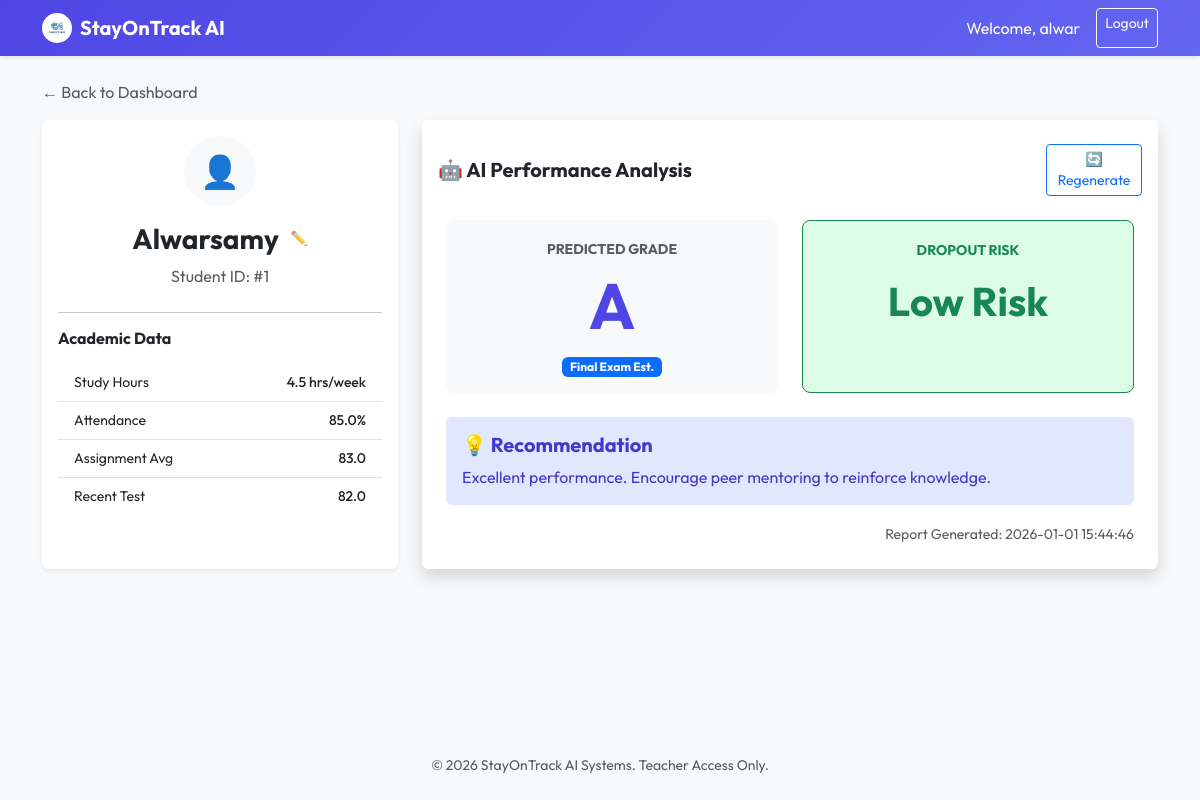
The page /student/1 (signed in) on the database its author committed.
### database.py (models this page shows)
class User(db.Model, UserMixin):
    id = db.Column(db.Integer, primary_key=True)
    username = db.Column(db.String(150), unique=True, nullable=False)
    password = db.Column(db.String(150), nullable=False)

class Student(db.Model):
    id = db.Column(db.Integer, primary_key=True)
    batch_id = db.Column(db.Integer, db.ForeignKey('batch.id'), nullable=True) # Nullable for compatibility
    name = db.Column(db.String(100), nullable=False)
    study_hours = db.Column(db.Float, nullable=False)
    assignment_score = db.Column(db.Float, nullable=False)
    attendance = db.Column(db.Float, nullable=False)
    test1 = db.Column(db.Float, nullable=False)
    test2 = db.Column(db.Float, nullable=False)
    final_exam = db.Column(db.Float, nullable=False)
    project_score = db.Column(db.Float, nullable=False)
    participation = db.Column(db.Float, nullable=True)
    sleep_hours = db.Column(db.Float, nullable=True)
    internet_usage_hours = db.Column(db.Float, nullable=True)
    stress_level = db.Column(db.Integer, nullable=True)
    report = db.relationship('Report', backref='student', uselist=False, cascade="all, delete-orphan")

class Report(db.Model):
    id = db.Column(db.Integer, primary_key=True)
    student_id = db.Column(db.Integer, db.ForeignKey('student.id'), unique=True, nullable=False)
    predicted_grade = db.Column(db.String(5), nullable=False)
    dropout_risk = db.Column(db.String(20), nullable=False)
    recommendation = db.Column(db.Text, nullable=False)
    generated_at = db.Column(db.DateTime, default=datetime.utcnow)

### app.py (the view)
@app.route("/student/<int:student_id>")
@login_required
def student_detail(student_id):
    student = Student.query.get_or_404(student_id)
    return render_template("student_detail.html", student=student)

### app.py (called while the page is built)
@login_manager.user_loader
def load_user(user_id):
    return User.query.get(int(user_id))

### templates/student_detail.html (shortened to what this page needs)
{% extends "base.html" %}
{% block content %}
<div class="mb-3">
    <a href="{{ url_for('dashboard') }}" class="text-decoration-none text-muted">&larr; Back to Dashboard</a>
</div>
<div class="row">
    <div class="col-md-4 mb-4">
        <div class="card shadow-sm border-0 h-100">
            <div class="card-body">
                <div class="text-center mb-4">
                    <div class="bg-light rounded-circle p-3 d-inline-block mb-3">
                        <span class="h2">👤</span>
                    </div>
                    <div class="mb-2">
                        <h3 class="fw-bold d-inline align-middle">{{ student.name }}</h3>
                        <a href="#nameEditCollapse" data-bs-toggle="collapse"
                            class="text-muted ms-2 small text-decoration-none">
                            ✏️
                        </a>
                    </div>
                    <p class="text-muted">Student ID: #{{ student.id }}</p>
                </div>
                <hr>
                <h6 class="fw-bold mb-3">Academic Data</h6>
                <ul class="list-group list-group-flush small">
                    <li class="list-group-item d-flex justify-content-between">
                        <span>Study Hours</span>
                        <span class="fw-medium">{{ student.study_hours }} hrs/week</span>
                    </li>
                    <li class="list-group-item d-flex justify-content-between">
                        <span>Attendance</span>
                        <span class="fw-medium">{{ student.attendance }}%</span>
                    </li>
                    <li class="list-group-item d-flex justify-content-between">
                        <span>Assignment Avg</span>
                        <span class="fw-medium">{{ student.assignment_score }}</span>
                    </li>
                    <li class="list-group-item d-flex justify-content-between">
                        <span>Recent Test</span>
                        <span class="fw-medium">{{ student.test2 }}</span>
                    </li>
                </ul>
            </div>
        </div>
    </div>
    <div class="col-md-8 mb-4">
        <div class="card shadow border-0 h-100">
            <div
                class="card-header bg-white border-bottom-0 pt-4 pb-0 d-flex justify-content-between align-items-center">
                <h5 class="fw-bold m-0 w-100">🤖 AI Performance Analysis</h5>
                <form action="{{ url_for('regenerate_prediction', student_id=student.id) }}" method="POST">
                    <button type="submit" class="btn btn-sm btn-outline-primary">🔄 Regenerate</button>
                </form>
            </div>
            <div class="card-body p-4">
                {% if student.report %}
                <div class="row g-4 mb-4">
                    <div class="col-md-6">
                        <div class="p-3 rounded-3 bg-light text-center h-100">
                            <small class="text-muted text-uppercase fw-bold">Predicted Grade</small>
                            <div class="display-3 fw-bold text-primary my-2">{{ student.report.predicted_grade }}</div>
                            <span class="badge bg-primary">Final Exam Est.</span>
                        </div>
                    </div>
                    <div class="col-md-6">
                        {% set risk = student.report.dropout_risk %}
                        {% if risk == 'High Risk' %}
                        {% set risk_class = 'danger' %}
                        {% set bg_class = 'bg-soft-danger' %}
                        {% elif risk == 'Medium Risk' %}
                        {% set risk_class = 'warning' %}
                        {% set bg_class = 'bg-soft-warning' %}
                        {% else %}
                        {% set risk_class = 'success' %}
                        {% set bg_class = 'bg-soft-success' %}
                        {% endif %}
                        <div class="p-3 rounded-3 {{ bg_class }} text-center h-100 border border-{{ risk_class }}">
                            <small class="text-{{ risk_class }} text-uppercase fw-bold">Dropout Risk</small>
                            <div class="display-6 fw-bold text-{{ risk_class }} my-3">{{ risk }}</div>
                        </div>
                    </div>
                </div>
                <div class="alert alert-info border-0 bg-soft-primary">
                    <h5 class="alert-heading fw-bold mb-2">💡 Recommendation</h5>
                    <p class="mb-0">{{ student.report.recommendation }}</p>
                </div>
                <div class="text-end mt-3">
                    <small class="text-muted">Report Generated: {{ student.report.generated_at.strftime('%Y-%m-%d
                        %H:%M:%S') }}</small>
                </div>
                {% endif %}
            </div>
        </div>
    </div>
</div>
{% endblock %}

### templates/base.html (shortened to what this page needs)
<!DOCTYPE html>
<html lang="en">
<head>
    <link href="https://cdn.jsdelivr.net/npm/bootstrap@5.3.3/dist/css/bootstrap.min.css" rel="stylesheet">
    <link rel="stylesheet" href="{{ url_for('static', filename='css/style.css') }}">
</head>
<body class="bg-light">
    <nav class="navbar navbar-expand-lg navbar-dark bg-primary-gradient shadow-sm">
        <div class="container">
            <a class="navbar-brand fw-bold d-flex align-items-center gap-2" href="#" data-bs-toggle="modal"
                data-bs-target="#logoModal">
                <img src="{{ url_for('static', filename='logo.png') }}" alt="StayOnTrack Logo" width="30" height="30"
                    class="d-inline-block align-text-top rounded-circle bg-white p-1 hover-zoom">
                StayOnTrack AI
            </a>
            {% if current_user.is_authenticated %}
            <div class="d-flex">
                <span class="navbar-text text-white me-3">Welcome, {{ current_user.username }}</span>
                <a href="{{ url_for('logout') }}" class="btn btn-sm btn-outline-light">Logout</a>
            </div>
            {% endif %}
        </div>
    </nav>
    <div class="container py-4">
        {% block content %}{% endblock %}
    </div>
    <footer class="text-center text-muted py-4 mt-auto">
        <small>© 2026 StayOnTrack AI Systems. Teacher Access Only.</small>
    </footer>
</body>
</html>

### static/css/style.css (style rules this page uses)
:root { --primary-color: #4f46e5; --primary-hover: #4338ca; }
html { font-size: 16px; }
body { font-family: 'Outfit', sans-serif; color: #334155; background-color: #1e1e2f; min-height: 100vh; display: flex; flex-direction: column; }
.bg-primary-gradient { background: linear-gradient(135deg, #4f46e5 0%, #6366f1 100%); }
.text-primary { color: var(--primary-color) !important; }
.bg-soft-primary { background-color: #e0e7ff; color: #4338ca; }
.bg-soft-success { background-color: #dcfce7; color: #15803d; }
.card { transition: transform 0.2s ease-in-out; }
.hover-zoom { transition: transform 0.3s ease; cursor: zoom-in; }

### rows shown on the page
User: username "alwar"
Student: name "Alwarsamy", id "1", study_hours "4.5", attendance "85.0", assignment_score "83.0", test2 "82.0"
Report: report.predicted_grade "A", dropout_risk "Low Risk", report.recommendation "Excellent performance. Encourage peer mentoring to reinforce knowledge.", report.generated_at "2026-01-01 15:44:46"
